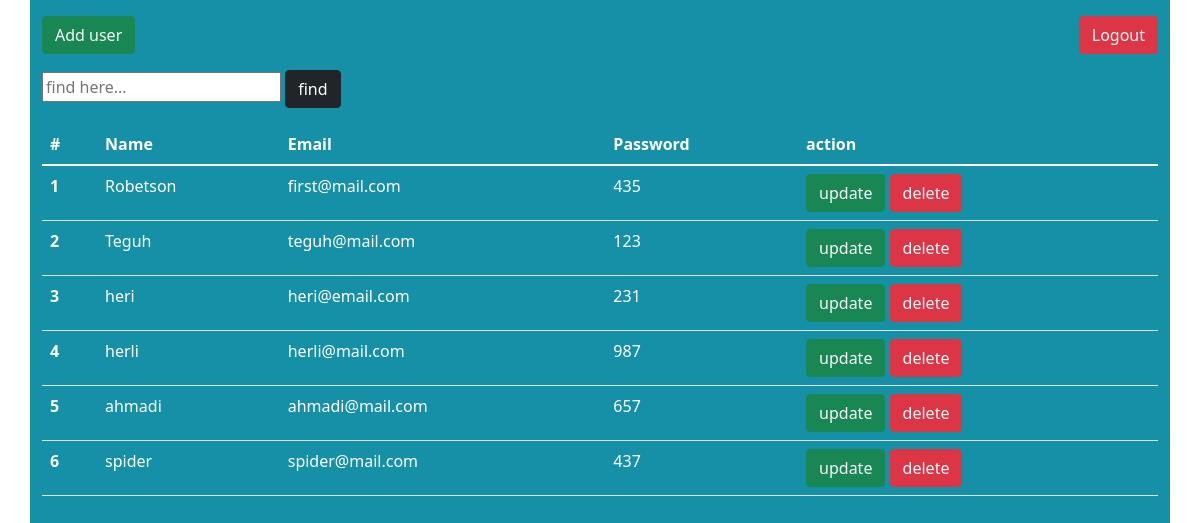
Page /admin.php (signed in) on the committed database.
### tables this page shows
CREATE TABLE `crudsys` (
  `no` int(11) NOT NULL,
  `name` varchar(200) NOT NULL,
  `email` varchar(200) NOT NULL,
  `password` varchar(200) NOT NULL
);

### admin.php (the view, shortened to what this page needs)
<?php
include 'connect.php';
$sql = "Select * from `crudsys`";
$result = mysqli_query($con, $sql);
?>
<!doctype html>
<html lang="en">
<head>
    <link href="https://cdn.jsdelivr.net/npm/bootstrap@5.1.1/dist/css/bootstrap.min.css" rel="stylesheet">
</head>
<body>
    <div class="container ">
        <button class="btn btn-success my-3"><a href="user.php" class="text-light">Add user</a></button>
        <button class="btn btn-danger my-3 float-end"><a href="logout.php" class="text-light">Logout</a></button>
        <form action="" method="post" class="mb-3">
            <input type="text" name="keyword" placeholder="find here..." autofocus>
            <button type="submit" name="cari" class="btn btn-dark">find</button>
        </form>
        <table class="table">
            <thead>
                <tr>
                    <th scope="col">#</th>
                    <th scope="col">Name</th>
                    <th scope="col">Email</th>
                    <th scope="col">Password</th>
                    <th scope="col">action</th>
                </tr>
            </thead>
            <tbody>
                <?php
                $i = 1;
                if ($result) {
                    while ($row = mysqli_fetch_assoc($result)) {
                        $id = $row['no'];
                        $name = $row['name'];
                        $email = $row['email'];
                        $password = $row['password'];
                        echo '
                        <tr>
                        <th>' . $i . '</th>
                        <td>' . $name . '</td>
                        <td>' . $email . '</td>
                        <td>' . $password . '</td>
                        <td>
                        <button class="btn btn-success"><a href="update.php?updateid=' . $id . '" class="text-light">update</a></button>
                        <button class="btn btn-danger"> <a href="delete.php?deleteid=' . $id . '" class="text-light">
                       delete
                       </a>
                        </button>
                        </td>
                        </tr>';
                        $i++;
                    }
                }
                ?>
            </tbody>
        </table>
    </div>
</body>
</html>

### admin.php (style rules this page uses)
* { color: #fff; }
input { color: #000; }
a { text-decoration: none; }
.container { height: 100vh; background-color: #1690A7; }

### rows in the picture
crudsys: name "Robetson", email "first@mail.com", password "435"
crudsys: name "Teguh", email "teguh@mail.com", password "123"
crudsys: name "heri", email "heri@email.com", password "231"
crudsys: name "herli", email "herli@mail.com", password "987"
crudsys: name "ahmadi", email "ahmadi@mail.com", password "657"
crudsys: name "spider", email "spider@mail.com", password "437"
